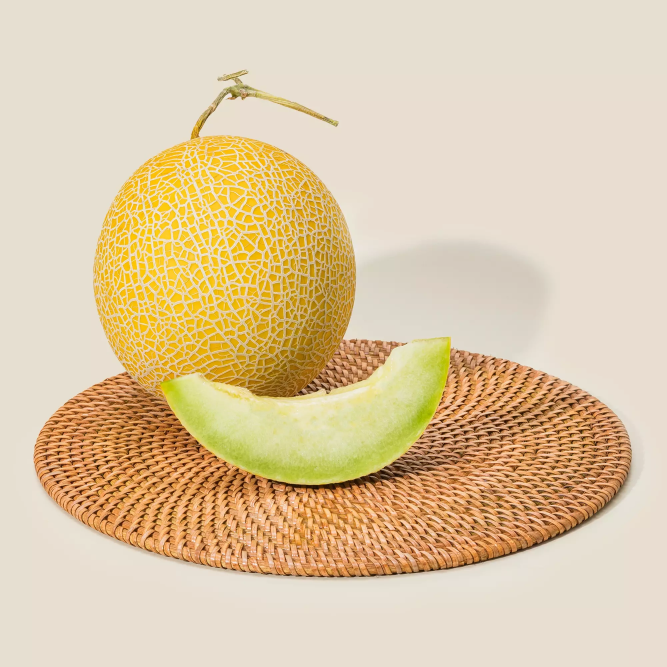
#> input picture python/jobsheet5/img/melon.png, 2000 x 2000 px, found by its file name (shown at 1/3 size)
$ python 5.5ekualHistogram.py
#> lines starting #> are read from the running program, lines starting #| are printed output that depends on the picture
import cv2
import numpy as np
from matplotlib import pyplot as plt

citra = cv2.imread('python/jobsheet5/img/melon.png', 0)
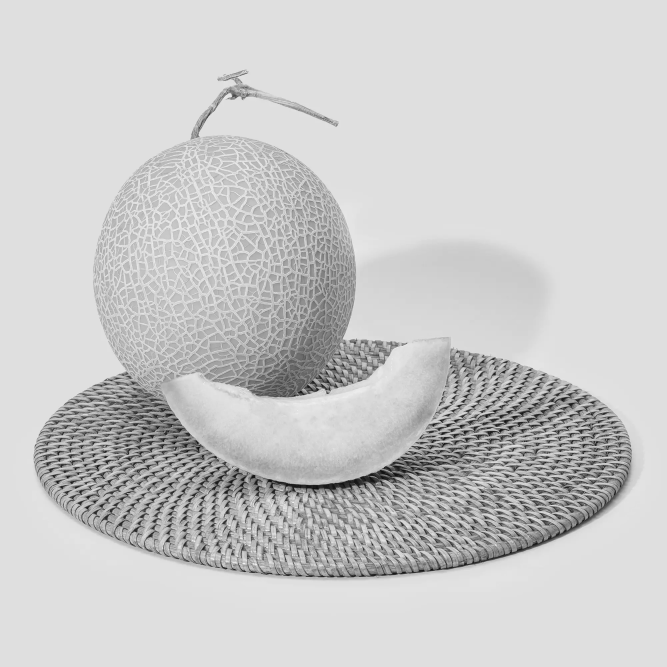
#> citra: shape (2000, 2000) (shown at 1/3 size); min 5, max 253, mean 202.7
ekual = cv2.equalizeHist(citra)
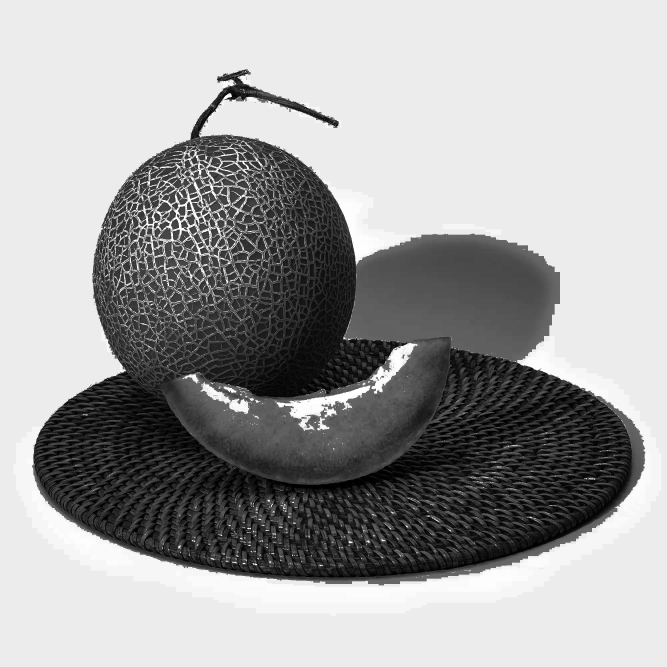
#> ekual: shape (2000, 2000) (shown at 1/3 size); min 0, max 255, mean 162.4

scale_percent = 20
width = int(citra.shape[1] * scale_percent / 100)
#> width = 400
height = int(citra.shape[0] * scale_percent / 100)
#> height = 400
dim = (width, height)
#> dim = (400, 400)
citra_resized = cv2.resize(citra, dim)
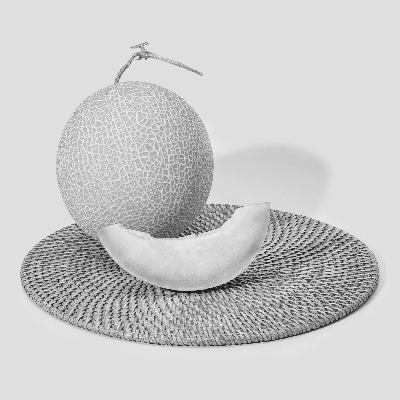
#> citra_resized: shape (400, 400); min 10, max 249, mean 202.8
ekual_resized = cv2.resize(ekual, dim)
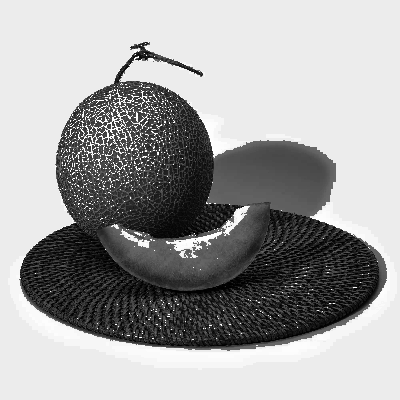
#> ekual_resized: shape (400, 400); min 0, max 255, mean 162.6

plt.subplot(121)
plt.imshow(citra_resized, cmap = plt.get_cmap('gray'), vmin = 0, vmax = 255)
plt.xticks([]), plt.yticks([])
plt.title('Citra semula')

plt.subplot(122)
plt.imshow(ekual_resized, cmap = plt.get_cmap('gray'), vmin = 0, vmax = 255)
plt.xticks([]), plt.yticks([])
plt.title('Citra hasil')

plt.show()

$ run again, with python/jobsheet5/img/kucingCape.png copied over python/jobsheet5/img/melon.png
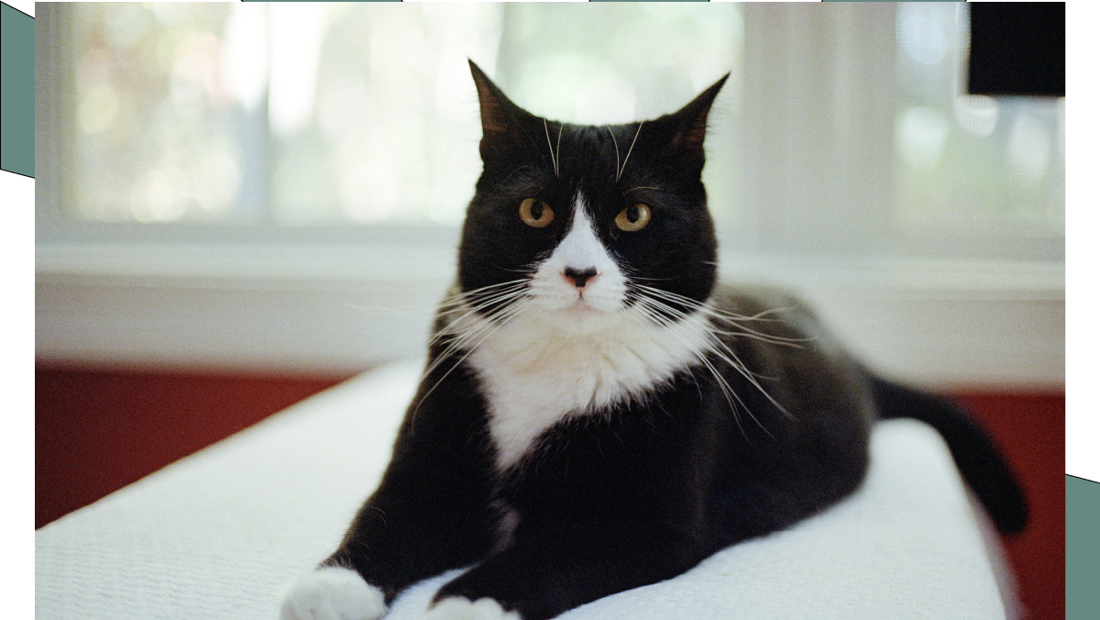
#> input picture python/jobsheet5/img/kucingCape.png, 1100 x 620 px, found by its file name
#> `citra_resized = cv2.resize(citra, dim)`:
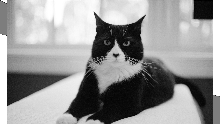
#> citra_resized: shape (124, 220); min 0, max 255, mean 150.1
#> `ekual_resized = cv2.resize(ekual, dim)`:
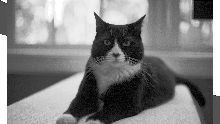
#> ekual_resized: shape (124, 220); min 0, max 255, mean 128.7

$ run again, with python/jobsheet5/img/kucingHitamPutih.jpg saved as python/jobsheet5/img/melon.png
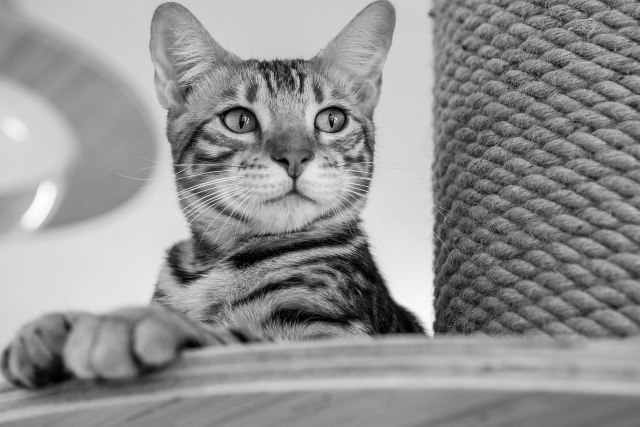
#> input picture python/jobsheet5/img/kucingHitamPutih.jpg, 1280 x 853 px, found by its file name (shown at 1/2 size)
#> citra is the input picture: shape (853, 1280); min 0, max 255, mean 145.5
#> `ekual_resized = cv2.resize(ekual, dim)`:
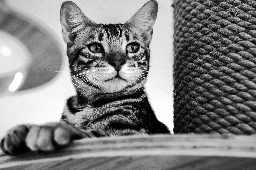
#> ekual_resized: shape (170, 256); min 0, max 255, mean 127.9
#> `plt.show()`:
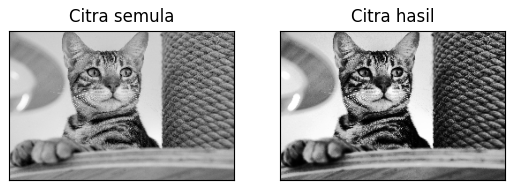
#> figure drawn by matplotlib, 2 panels
